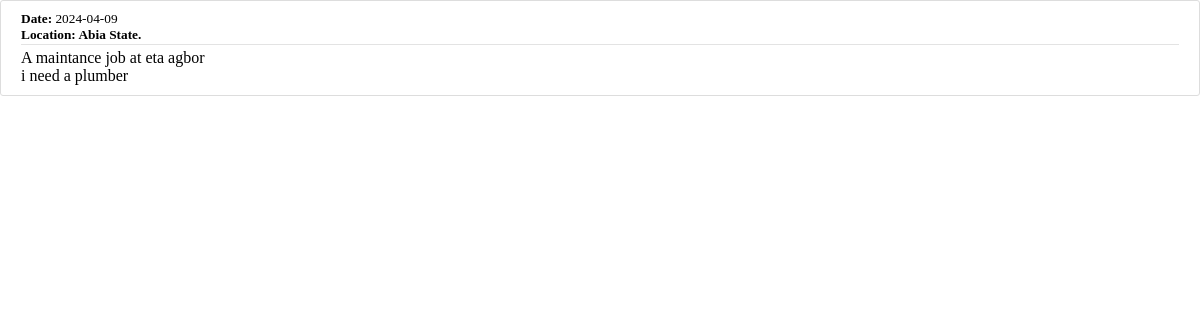
Before: /clients/dashboard/posted_jobs (signed in) with the older database file.
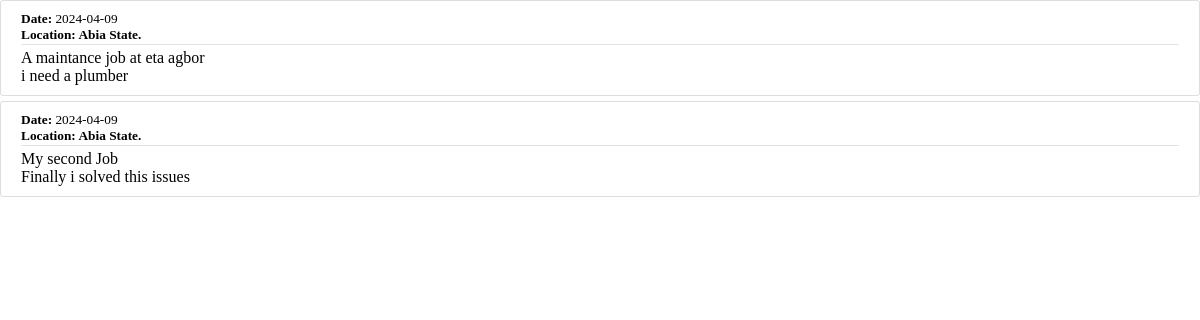
After: the same page with the newer database file.
### model/base.py (models this page shows, shortened)
class Job(Base):
    __tablename__ = 'jobs'
    id = Column(Integer, primary_key=True)
    job_title = Column(String(50), nullable=False)
    job_description = Column(String(100), nullable=False)
    completed = Column(Boolean, default=False)
    content = Column(String(1000), nullable=False)
    date_posted = Column(DateTime, nullable=False, default=datetime.utcnow)
    location = Column(String(100), nullable=False)
    client_id = Column(Integer, ForeignKey('clients.id'))

### model/clients/routes.py (the view)
@client_s.route("/dashboard/posted_jobs",  methods=['GET','POST'],strict_slashes=False)
def posted_jobs():
    jobs = Job.query.filter_by(client_id=current_user.id).all()
    return render_template('posted_jobs.html', jobs=jobs)

### model/clients/routes.py (called while the page is built)
@login_manager.user_loader
def load_user(user_id):
    client = Client.query.get(int(user_id))
    return client

### model/clients/templates/posted_jobs.html
<link rel="stylesheet" type="text/css" href="{{ url_for('client_s.static', filename='main.css') }}">
{% for job in jobs %}
<article class="media content-section">
    <div class="media-body">
      <div class="article-metadata">
        <small class="text-muted"><strong>Date: </strong>{{ job.date_posted.strftime('%Y-%m-%d') }}</small>
        <div class="mt-2">
          <small class="text-muted"><strong>Location: {{ job.location }} State.</strong></small>
        </div>
      </div>
      <p class="article-content">{{ job.job_description }}</p>
      <p class="article-content">{{ job.content }}</p>
    </div>
  </article>
{% endfor %}

Changed rows visible on the page:
added Job: date_posted "2024-04-09", location "Abia", job_description "My second Job", content "Finally i solved this issues"
